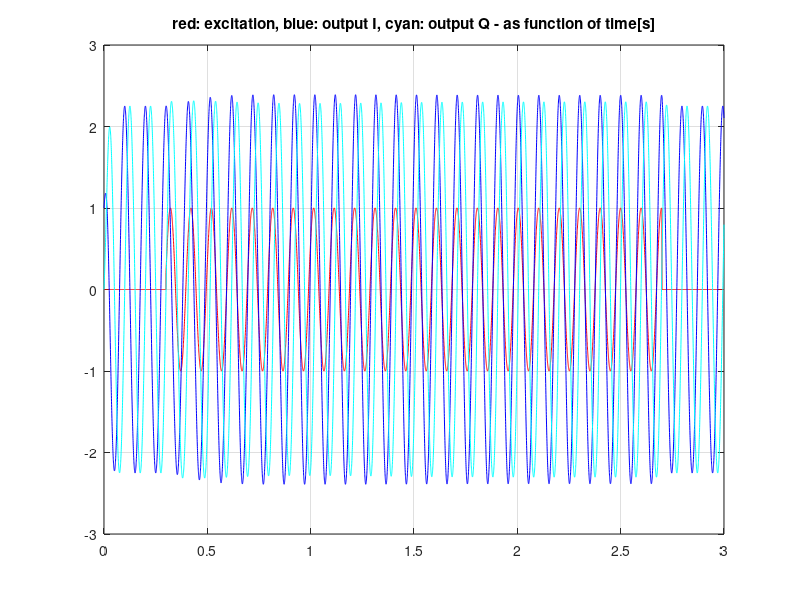
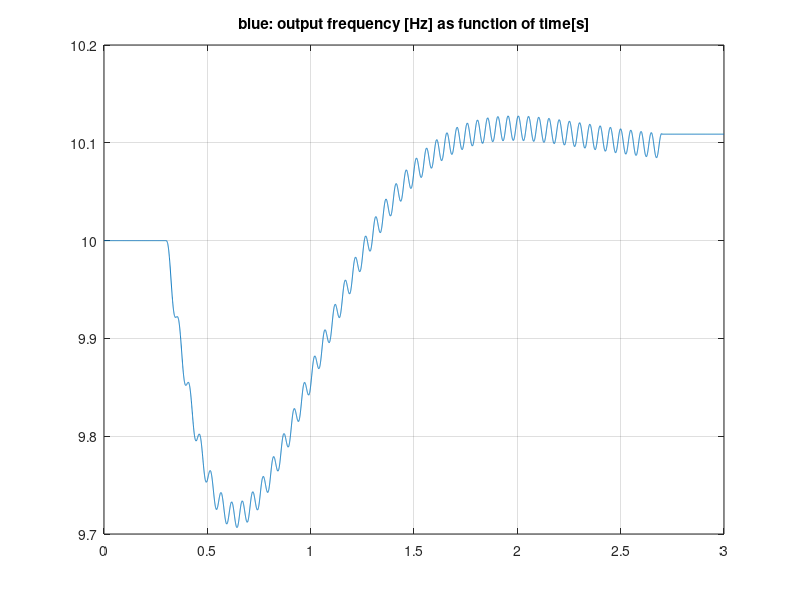

Recreate these plots in MATLAB, in order.
% File: adaptive_Hopf.m
% Purpose: Matlab script for testing and tuning the Adaptive Frequency Oscillator Arduino program.
% Version: 1.1.0
% Date: 10-01-2020
% Created by: Martin Stokroos
% URL: https://www.epfl.ch/labs/biorob/research/neuromechanical/page-36365-en-html
% License: MIT License

% The adaptive Hopf frequency oscillator model was taken from:
% A.J.Ijspeert, Adaptive Frequency Oscillators, https://biorob.epfl.ch/cms/page-36365.html.
%
% This m-file is not an example of efficient matlab programming. It was written with the purpose to develop C-code.

clear all;
close all;
clc;

f_init = 10.0;
f_step = 10.1;

Fs=3000; %Sampling frequency
Tfinal=3.0; %s simulation time
T=1/Fs; %Sampling Time = 1/Fs
t=linspace(0,Tfinal,Tfinal/T); %Simulation Time vector

plotvar1 = linspace(0,0,Tfinal/T);
plotvar2 = linspace(0,0,Tfinal/T);
plotvar4 = linspace(0,0,Tfinal/T);
x = 1;  % starting point of the oscillator. x=1 and y=0 starts as cosine. 
x_new = 0;
x_d = 0;
y = 0;
y_new = 0;
y_d = 0;
ohm = 2*pi*f_init
ohm_new = 0;
ohm_d = 0;

Eps = 20; % coupling strength (>0).
       % Locks faster for a bigger value, but the ripple in frequency is larger. 

gamma = 10.0; % follows the amplitude of the stimulus better for high values
           % may cause oscillations for high values  

mu = 5.0; % seems to scale the amplitude.


for n=1:Tfinal/T
    
    %stimulus
    if n < Tfinal/(10*T) % apply step at 1/10th of the simulation time
        F = 0;
        %F = sin(2*pi*n*T);
    end
    if (n >= Tfinal/(10*T)) && (n < Tfinal/(10*T/9))
        %F = 0;
        F = sin(f_step*2*pi*n*T);
    end
    if (n >= Tfinal/(10*T/9))
        F = 0;
    end

    % discretized adaptive Hopf
    x_d = gamma*( mu-(x^2 + y^2) )*x - ohm*y + Eps*F;
    y_d = gamma*( mu-(x^2 + y^2) )*y + ohm*x;
    ohm_d = -Eps * F * y/( sqrt(x^2 + y^2) );
    x_new = x + T*x_d;
    y_new = y + T*y_d;
    ohm_new = ohm + T*ohm_d;

    plotvar1(n) = F;
    plotvar2(n) = x;
    plotvar3(n) = y;
    plotvar4(n) = ohm/(2*pi); %frequency
    
    x = x_new;
    y = y_new;
    ohm = ohm_new;
end


figure;
plot(t,plotvar1,'r', t,plotvar2,'b',  t,plotvar3,'c'), title('red: excitation, blue: output I, cyan: output Q - as function of time[s]');
grid on
figure;
plot(t, plotvar4), title('blue: output frequency [Hz] as function of time[s]');
grid on

